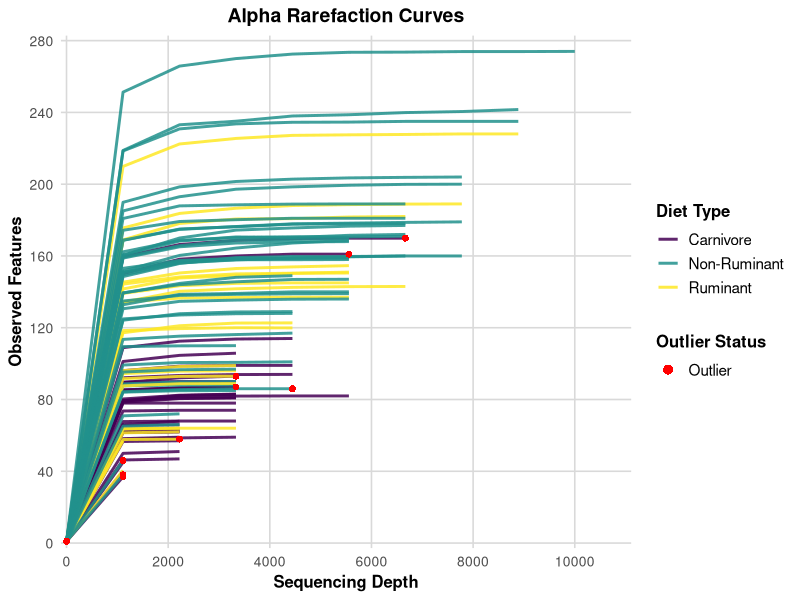

The R source for this figure:
# Rarefaction Curve Analysis
# Generates Supplementary Figure 1

library(tidyverse)
library(viridis)

# Load data
df <- read_csv("data/observed_features.csv")

# Define outlier samples
outliers <- c("K058689-R", "K058785-R", "K058814-R", "K058789-R", 
              "K058706-R", "K058683-R", "K058700-R", "K058796-R", 
              "K058824-R", "K058810-R", "K058694-R")

# Process data for diet-type rarefaction curves
df_long <- df %>%
  select(`sample-id`, Diet_type, starts_with("depth")) %>%
  pivot_longer(
    cols = starts_with("depth"),
    names_to = "depth_iter",
    values_to = "observed_features"
  ) %>%
  mutate(
    sequencing_depth = as.numeric(str_extract(depth_iter, "(?<=depth-)[0-9]+"))
  )

# Average observed features per sample and depth
df_summary <- df_long %>%
  group_by(`sample-id`, Diet_type, sequencing_depth) %>%
  summarise(mean_observed = mean(observed_features, na.rm = TRUE), .groups = "drop")

# Prepare outlier endpoints
endpoints <- df_summary %>%
  filter(`sample-id` %in% outliers, !is.na(mean_observed)) %>%
  group_by(`sample-id`) %>%
  slice_max(order_by = sequencing_depth, n = 1, with_ties = FALSE) %>%
  ungroup() %>%
  mutate(outlier_status = "Outlier",
         sequencing_depth = if_else(`sample-id` == "K058814-R", 4445, sequencing_depth))

# Add dummy column for consistent shape mapping
df_summary <- df_summary %>% mutate(outlier_status = NA_character_)

# Combine for plotting
df_plot <- bind_rows(df_summary, endpoints)

# Create rarefaction curve plot
rarefaction_plot <- ggplot(df_plot, aes(x = sequencing_depth, y = mean_observed, group = `sample-id`)) +
  geom_line(aes(color = factor(Diet_type)), size = 1, alpha = 0.85) +
  geom_point(
    data = filter(df_plot, outlier_status == "Outlier"),
    aes(shape = outlier_status),
    color = "red", size = 2
  ) +
  scale_color_viridis_d(option = "D", direction = 1, name = "Diet Type") +
  scale_shape_manual(name = "Outlier Status", values = c("Outlier" = 16)) +
  scale_x_continuous(
    breaks = seq(0, 11000, 2000),
    limits = c(0, 11000),
    expand = expansion(mult = c(0.01, 0.01))
  ) +
  scale_y_continuous(
    breaks = seq(0, 280, 40),
    limits = c(0, 280),
    expand = expansion(mult = c(0.01, 0.01))
  ) +
  labs(
    title = "Alpha Rarefaction Curves",
    x = "Sequencing Depth",
    y = "Observed Features"
  ) +
  theme_minimal(base_size = 12) +
  theme(
    plot.title = element_text(size = 14, face = "bold", hjust = 0.5),
    axis.title = element_text(size = 12, face = "bold"),
    axis.text = element_text(size = 10),
    legend.title = element_text(size = 12, face = "bold"),
    legend.text = element_text(size = 11),
    legend.position = "right",
    panel.grid.major = element_line(color = "grey85"),
    panel.grid.minor = element_blank()
  ) +
  guides(
    color = guide_legend(override.aes = list(size = 3)),
    shape = guide_legend(override.aes = list(size = 3, color = "red"))
  )

# Save plot
ggsave("output/figures/Supp_Fig1_rarefaction_curves.png", 
       plot = rarefaction_plot, 
       width = 8, height = 6, dpi = 300)